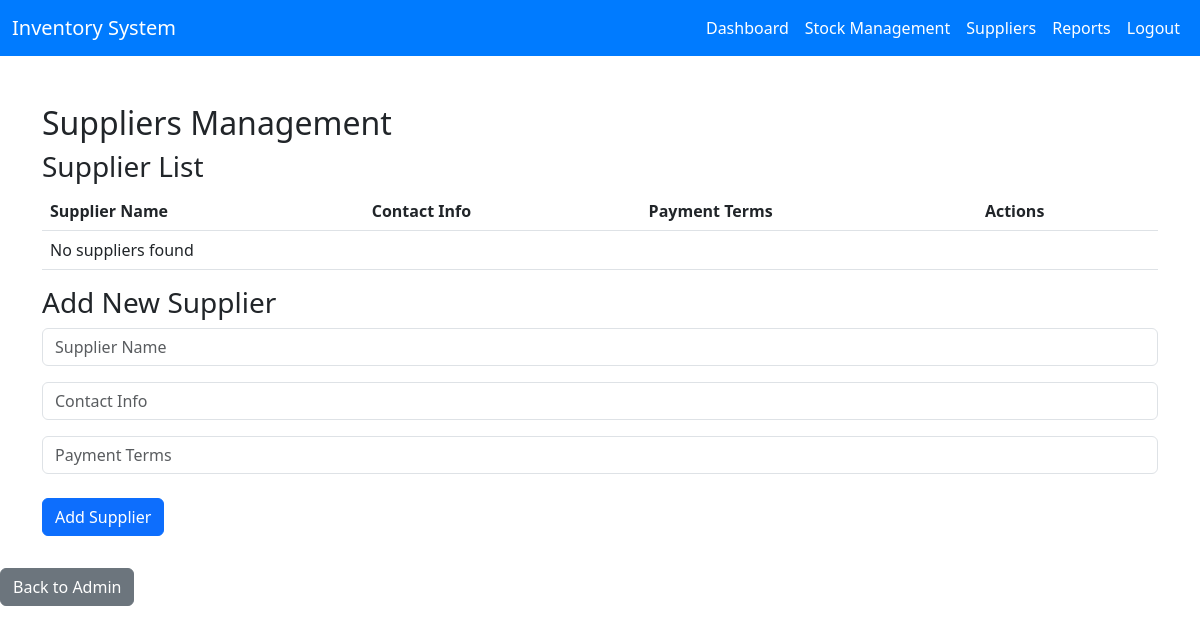
Page /Admin/Suppliers.php on the earlier database version.
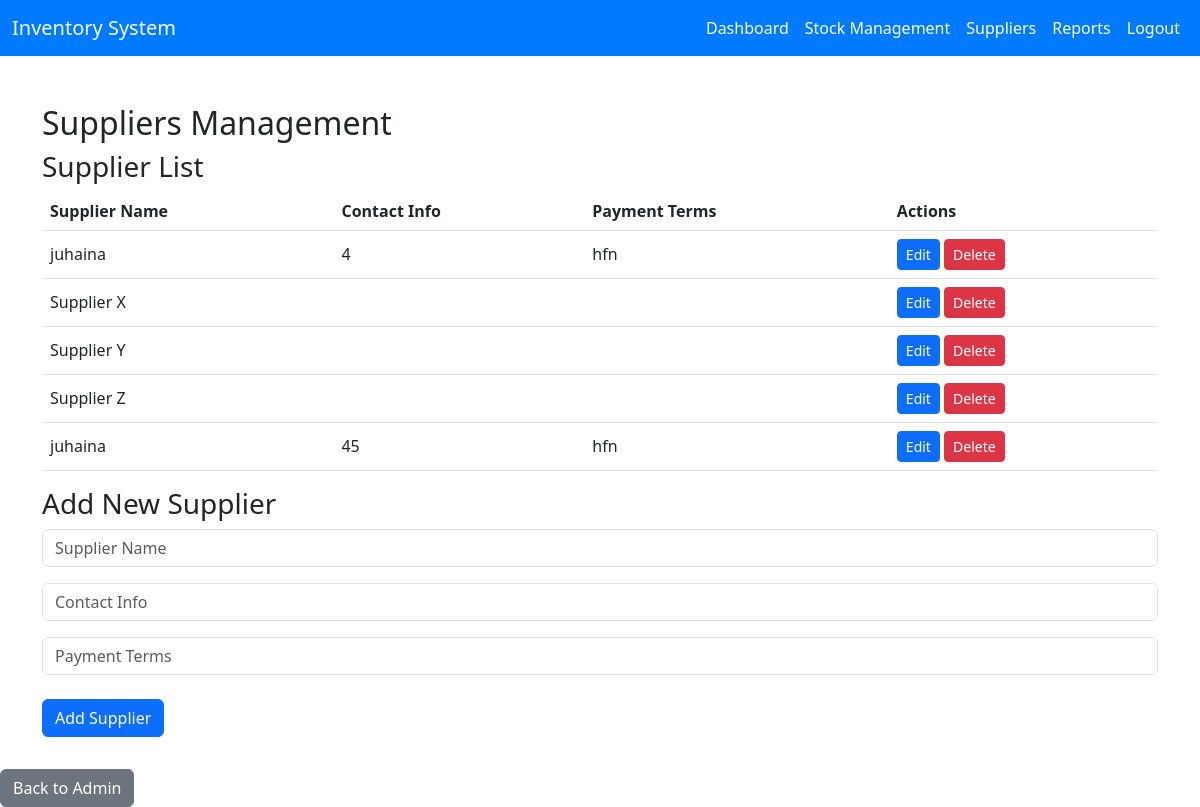
Same page on the later database version.
### tables this page shows
CREATE TABLE `suppliers` (
  `id` int(11) NOT NULL,
  `supplier_name` varchar(255) NOT NULL,
  `contact_info` varchar(255) NOT NULL,
  `payment_terms` varchar(255) NOT NULL
);

### Admin/Suppliers.php (the view, shortened to what this page needs)
<?php
include '../db.php';
include 'AdminNavBar.php';
$sql = "SELECT * FROM suppliers";
$result = $conn->query($sql);
?>
<!DOCTYPE html>
<html lang="en">
<head>
    <link rel="stylesheet" href="Admin.css">
    <link href="https://cdn.jsdelivr.net/npm/bootstrap@5.3.0/dist/css/bootstrap.min.css" rel="stylesheet">
    <link href="https://cdn.jsdelivr.net/npm/bootstrap@5.3.0/dist/css/bootstrap.min.css" rel="stylesheet">
</head>
<body>
    <div class="container mt-5">
        <h2>Suppliers Management</h2>
        <h3>Supplier List</h3>
        <table class="table table-hover">
            <thead>
                <tr>
                    <th>Supplier Name</th>
                    <th>Contact Info</th>
                    <th>Payment Terms</th>
                    <th>Actions</th>
                </tr>
            </thead>
            <tbody>
                <?php if ($result->num_rows > 0): ?>
                    <?php while ($row = $result->fetch_assoc()): ?>
                        <tr>
                            <td><?php echo $row['supplier_name']; ?></td>
                            <td><?php echo $row['contact_info']; ?></td>
                            <td><?php echo $row['payment_terms']; ?></td>
                            <td>
 <a href="#" class="btn btn-primary btn-sm editBtn"
                           data-bs-toggle="modal"
                           data-bs-target="#editSupplierModal"
                           data-id="<?php echo $row['id']; ?>"
                           data-name="<?php echo $row['supplier_name']; ?>"
                           data-contact="<?php echo $row['contact_info']; ?>"
                           data-terms="<?php echo $row['payment_terms']; ?>">
                           Edit
                        </a>
<a href="suppliers.php?delete=<?php echo $row['id']; ?>" class="btn btn-danger btn-sm"
    onclick="return confirm('Are you sure you want to delete this supplier?')">Delete</a>
                            </td>
                        </tr>
                    <?php endwhile; ?>
                <?php else: ?>
                    <tr>
                        <td colspan="4">No suppliers found</td>
                    </tr>
                <?php endif; ?>
            </tbody>
        </table>
        <h3><?php echo isset($_GET['edit']) ? 'Edit Supplier' : 'Add New Supplier'; ?></h3>
        <form method="post" action="suppliers.php">
            <input type="text" class="form-control" name="supplier_name" placeholder="Supplier Name" value="<?php echo isset($supplier['supplier_name']) ? $supplier['supplier_name'] : ''; ?>" required>
            <input type="text" class="form-control" name="contact_info" placeholder="Contact Info" value="<?php echo isset($supplier['contact_info']) ? $supplier['contact_info'] : ''; ?>" required>
            <input type="text" class="form-control" name="payment_terms" placeholder="Payment Terms" value="<?php echo isset($supplier['payment_terms']) ? $supplier['payment_terms'] : ''; ?>" required>
            <button type="submit" class="btn btn-primary mt-2"><?php echo isset($_GET['edit']) ? 'Update Supplier' : 'Add Supplier'; ?></button>
        </form>
    </div>
    <button class="btn btn-secondary mt-3" onclick="window.location.href='admin.php'">Back to Admin</button>
</body>
</html>

Differences in the rows shown:
added suppliers: supplier_name "juhaina", contact_info "4", payment_terms "hfn"
added suppliers: supplier_name "Supplier X"
added suppliers: supplier_name "Supplier Y"
added suppliers: supplier_name "Supplier Z"
added suppliers: supplier_name "juhaina", contact_info "45", payment_terms "hfn"
Other differences:
text no longer shown: "No suppliers found"
